Frame 1 (no input): blank canvas, image omitted
Frame 60 (the mouse pressed at the canvas centre just before this capture): blank canvas, image omitted
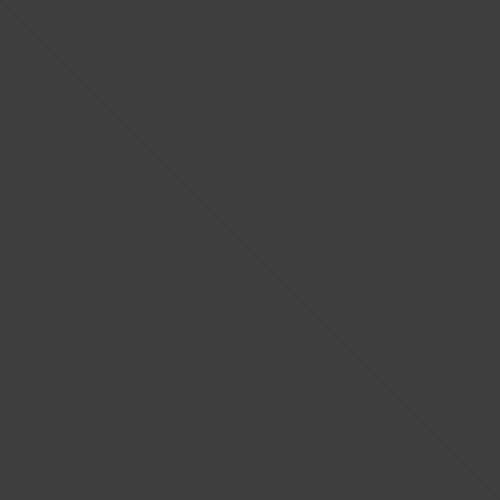
Frame 120 (the mouse held since frame 60 and released just before this capture)

The Processing sketch whose frames 1 and 60 were blank and that drew this single picture after the mouse press (run headless with seeded random() and noise(); from frame 60 on, the mouse is pressed at the canvas centre):

// Processing sketch: processing_63238
// ── processing_63238.pde

void setup() {
 size(500,500);
 colorMode(RGB,1000,1000,1000,1000);
 background(250);
}

void draw() {
 background(mouseX,mouseY,mouseX);
 line(mouseX,mouseY,500,500);
 line(mouseX,mouseY,abs(mouseX-mouseY),abs(mouseY-mouseX));


 strokeWeight(abs(mouseX-pmouseX));

}

void mousePressed() {
 rect(100,100,100,100);
}
